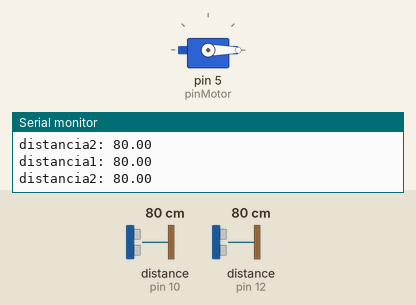
The sketch below on a simulated Arduino Uno, built with avr-gcc and run on an emulated ATmega328P. On the bench: servo, the last lines printed to the serial monitor. The inputs (shaded band) are chosen by the test bench; at power-on: distance to the obstacle (sensors on pin 10, pin 12) 80 cm. The echo pulse lasts 58.3 µs per cm.

Above: at 1.8 s.
1.9 s: distance to the obstacle (sensor on pin 10) set to 22 cm
4.2 s: distance to the obstacle (sensor on pin 10) set to 18 cm
At 7.0 s:
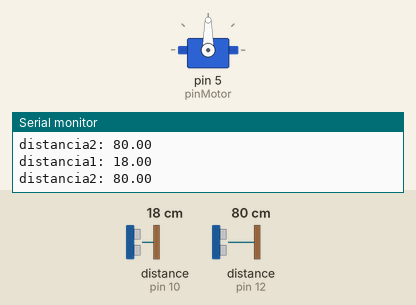
Timing chart, 0 to 8.5 s (numbered marks = the images above; inputs shaded):
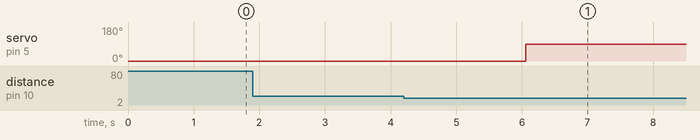

The sketch:

Servo_Sensor.ino
```cpp
#include <Servo.h>
#include <DistanceSensor.h>

#define ECHO1 10
#define TRIG1 11

#define ECHO2 12
#define TRIG2 13

int pinMotor = 5;
float distancia1, distancia2;

Servo Motor;
DistanceSensor sensor1(TRIG1, ECHO1);
DistanceSensor sensor2(TRIG2, ECHO2);

void setup() {
  // put your setup code here, to run once:
  Serial.begin(9600);
  Motor.attach(pinMotor);
  pinMode(ECHO1, INPUT);
  pinMode(TRIG1, OUTPUT);
  pinMode(ECHO2, INPUT);
  pinMode(TRIG2, OUTPUT);

  Motor.write(0);
}

void loop() {
  // put your main code here, to run repeatedly:
  distancia1 = sensor1.getCM();
  distancia2 = sensor2.getCM();

  Serial.print("distancia1: ");
  Serial.println(distancia1);
  Serial.print("distancia2: ");
  Serial.println(distancia2);

  delay(1000);

  if (distancia1 < 20) {
    Motor.write(0);
    Motor.write(90);
  }
  if (distancia2 < 20) {
    Motor.write(0);
    Motor.write(90);
  }
}
```

Measured:
- the behaviour switches between 20 and 19 cm on distance to the obstacle (sensor on pin 10) (found by bisection; images 0 and 1)
- after the input at 4.2 s, servo on pin 5 (pinMotor): 0° → 90° after 1.9 s
